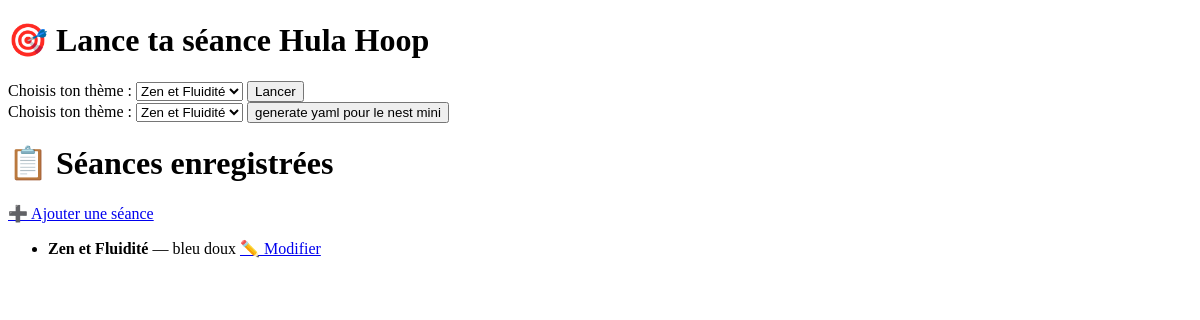
Before: / with the older database file.
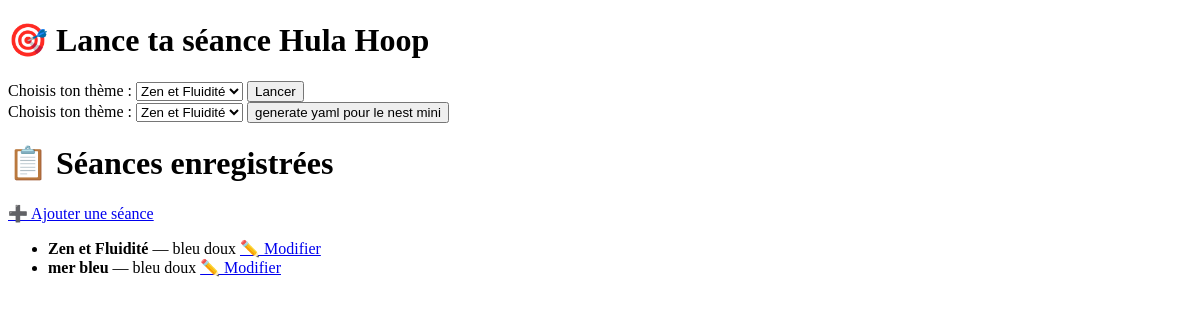
After: the same page with the newer database file.
### tables this page shows
CREATE TABLE seances (
        id INTEGER PRIMARY KEY AUTOINCREMENT,
        theme TEXT UNIQUE NOT NULL,
        nom TEXT NOT NULL,
        musique TEXT,
        lumiere TEXT,
        directions TEXT,
        motivations TEXT,
        nombre_max_tours INTEGER,
        duree_phase INTEGER,
        pas_tours INTEGER,
        repetitions INTEGER,
        nbmintours INTEGER
    );

### app.py (the view, shortened to what this page needs)
@app.route('/', methods=['GET', 'POST'])
def index():
    seances = charger_seances_depuis_db()
    return render_template('index.html', seances=seances, menu=menu_seances)

### app.py (called while the page is built)
def charger_seances_depuis_db():
    rows = get_all_seances()
    seances = {}
    for row in rows:
        theme = row[1]
        seances[theme] = {
            "id": row[0],
            "theme": row[1],
            "nom": row[2],
            "musique": row[3],
            "lumiere": row[4],
            "directions": json.loads(row[5]),
            "motivations": json.loads(row[6]),
            "nombre_max_tours": row[7],
            "duree_phase": row[8],
            "pas_tours": row[9],
            "repetitions": row[10],
            "nbmintours": row[11]
        }
    return seances

### dbseances.py (called while the page is built)
def get_connection():
    return sqlite3.connect(DB_PATH)

def get_all_seances():
    conn = get_connection()
    cursor = conn.cursor()
    cursor.execute("SELECT * FROM seances")
    rows = cursor.fetchall()
    conn.close()
    return rows

### templates/index.html (shortened to what this page needs)
<!DOCTYPE html>
<html lang="fr">
<head>
</head>
<body>
    <h1>🎯 Lance ta séance Hula Hoop</h1>
    <form method="post">
        <label for="theme">Choisis ton thème :</label>
        <select name="theme" id="theme">
            {% for key, val in menu.items() %}
                <option value="{{ key }}">{{ val.nom }}</option>
            {% endfor %}
        </select>
        <button type="submit">Lancer</button>
    </form>
    <form method="post" action="/generer_yaml">
        <label for="theme">Choisis ton thème :</label>
        <select name="theme" id="mytheme">
            {% for key, val in menu.items() %}
                <option value="{{ val.id }}">{{ val.nom }}</option>
            {% endfor %}
        </select>
        <button type="submit">generate yaml pour le nest mini</button>
    </form>
<h1>📋 Séances enregistrées</h1>
<a href="{{ url_for('new') }}">➕ Ajouter une séance</a>
<ul>
  {% for s in seances %}
    <li>
      <strong>{{ seances[s]['nom'] }}</strong> — {{ seances[s]['lumiere'] }}
      <a href="{{ url_for('edit', seance_id=seances[s]['id']) }}">✏️ Modifier</a>
    </li>
  {% endfor %}
</ul>
</body>
</html>

Changed rows visible on the page:
added seances: theme+nom "mer bleu", theme+lumiere "bleu doux"
